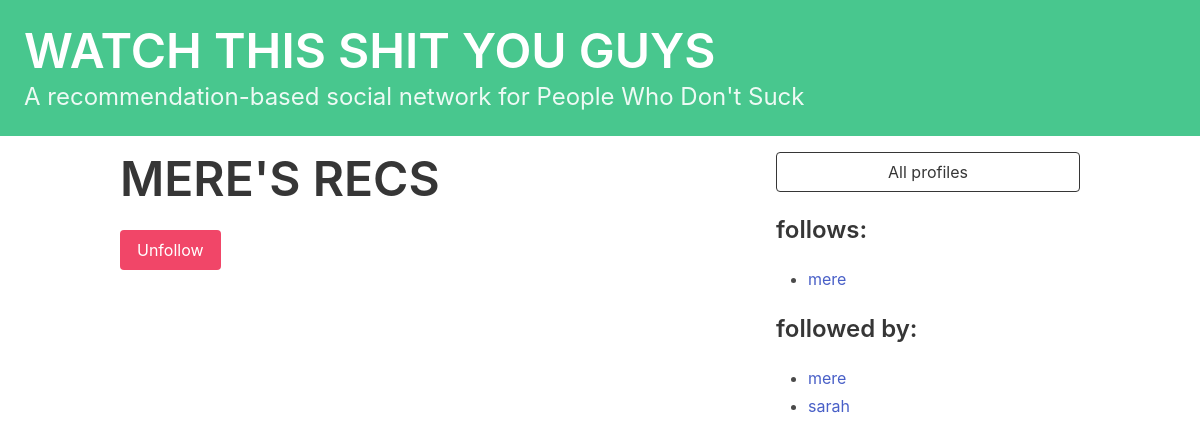
Before: /profile/3 (signed in) with the older database file.
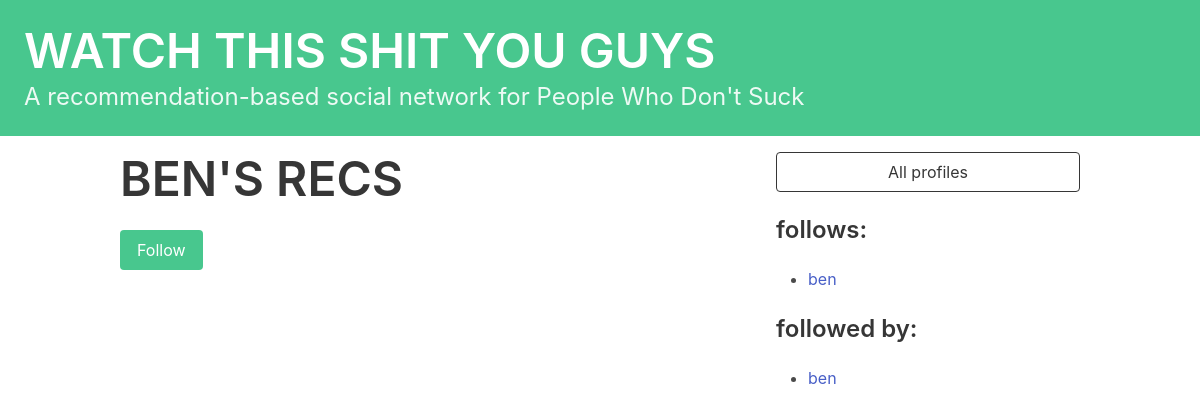
After: the same page with the newer database file.
### watchthisshit/models.py (models this page shows)
class Profile(models.Model):
    user = models.OneToOneField(User, on_delete=models.CASCADE)
    follows = models.ManyToManyField(
        'self',
        related_name='followed_by',
        symmetrical=False,
        blank=True,
    )
    def __str__(self):
        return self.user.username

### watchthisshit/views.py (the view, shortened to what this page needs)
# urls.py: path("profile/<int:pk>", profile, name="profile"),
def profile(request, pk):
  if not hasattr(request.user, 'profile'):
    missing_profile = Profile(user=request.user)
    missing_profile.save()
  profile = Profile.objects.get(pk=pk)
  return render(request, "watchthisshit/profile.html", {"profile": profile})

### watchthisshit/templates/watchthisshit/profile.html (shortened to what this page needs)
{% extends 'base.html' %}
{% block content %}
<div class="column">
  <div class="block">
    <h1 class="title is-1">{{ profile.user.username|upper }}'S RECS</h1>
    <form method="POST">
      <div class="buttons has-addons">
      {% if profile in user.profile.follows.all %}
        <button class="button is-danger" name="follow" value="unfollow">Unfollow</button>
      {% else %}
        <button class="button is-success" name="follow" value="follow">Follow</button>
      {% endif %}
      </div>
    </form>
  </div>
</div>
<div class="column is-one-third">
  <div class="block">
    <a href="{% url 'watchthisshit:profile_list' %}">
      <button class="button is-dark is-outlined is-fullwidth">
        All profiles
      </button>
    </a>
  </div>
  <div class="block">
    <h3 class="title is-4">follows:</h3>
    <div class="content">
      <ul>
      {% for following in profile.follows.all %}
        <li>
          <a href="{% url 'watchthisshit:profile' following.id %}">{{ following }}</a>
        </li>
      {% endfor %}
      </ul>
    </div>
  </div>
  <div class="block">
    <h3 class="title is-4">followed by:</h3>
    <div class="content">
      <ul>
      {% for follower in profile.followed_by.all %}
        <li>
          <a href="{% url 'watchthisshit:profile' follower.id %}">{{ follower }}</a>
        </li>
      {% endfor %}
      </ul>
    </div>
  </div>
</div>
{% endblock %}

Changed rows visible on the page:
no longer on this page (row unchanged): Profile: user.username "sarah", shown under "followed by:"
changed through a linked row, Profile: user.username "MERE" → "BEN"; user.username "mere" → "ben"
Other visible differences:
text no longer shown: "Unfollow"
text now shown: "Follow"
